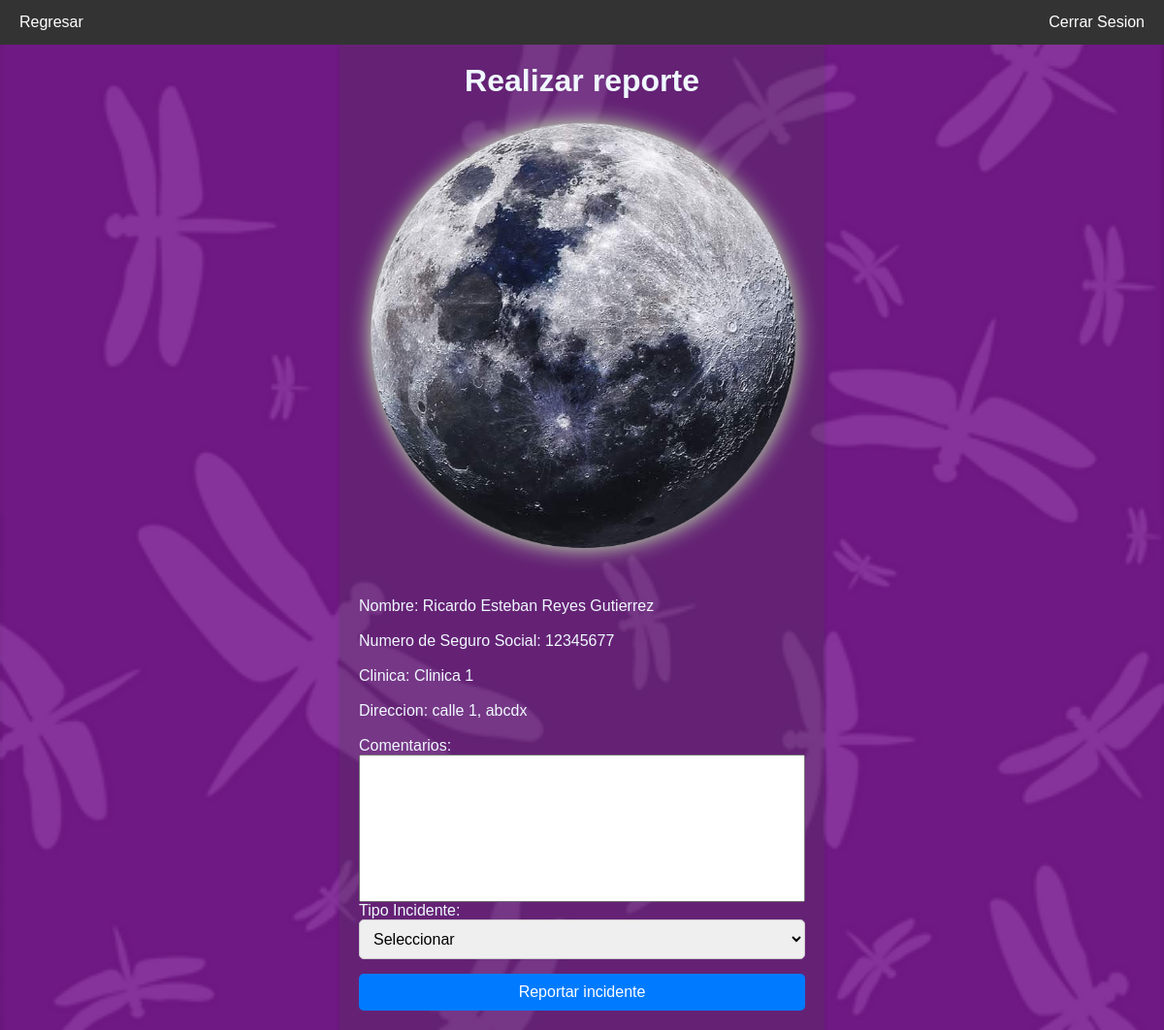
Screenshot of /reporte.php?person=2021451014 (signed in) with the database file from the repository.
### tables this page shows
CREATE TABLE `persona` (
  `idPersona` int(20) NOT NULL,
  `nombre` varchar(100) DEFAULT NULL,
  `apPaterno` varchar(100) DEFAULT NULL,
  `apMaterno` varchar(100) DEFAULT NULL,
  `telefono` varchar(20) DEFAULT NULL,
  `correo` varchar(100) DEFAULT NULL,
  `sexo` varchar(10) DEFAULT NULL,
  `idTipoPersona` int(11) DEFAULT NULL
);

CREATE TABLE `usuario` (
  `idPersona` int(11) DEFAULT NULL,
  `pass` varchar(100) DEFAULT NULL,
  `imagen` varchar(255) DEFAULT NULL,
  `idRol` int(11) DEFAULT NULL
);

CREATE TABLE `expediente` (
  `idPersona` int(11) DEFAULT NULL,
  `nss` varchar(100) DEFAULT NULL,
  `vigenciaDerechos` varchar(100) DEFAULT NULL,
  `tipoSangre` varchar(100) DEFAULT NULL,
  `fechaNacimiento` date DEFAULT NULL,
  `direccion` varchar(255) DEFAULT NULL,
  `condMedicas` varchar(255) DEFAULT NULL,
  `clinica` varchar(100) DEFAULT NULL,
  `idEstadoCivil` int(11) DEFAULT NULL,
  `idCarrera` int(11) DEFAULT NULL,
  `idTutor` int(11) DEFAULT NULL
);

### reporte.php (the view, shortened to what this page needs)
<?php
$pdo = Database::getInstance();
$idPersona = isset($_GET['person']) ? $_GET['person'] : 'Desconocido';
?>
<!DOCTYPE html>
<html lang="en">
<head>
    <link rel="stylesheet" href="assets/css/base.css">
    <link rel="stylesheet" href="assets/css/layout.css">
    <link rel="stylesheet" href="assets/css/components.css">
</head>
<body>
    <?php
        try {
            $sql = "
            SELECT CONCAT(p.nombre,' ',p.apPaterno,' ',p.apMaterno) as nombre,
            e.nss, e.clinica, e.direccion, p.sexo, u.imagen
            FROM persona p
            JOIN expediente e ON e.idPersona = p.idPersona
            JOIN usuario u ON u.idPersona = p.idPersona
            WHERE p.idPersona = :idPersona;
            ";
            $stmt = $pdo->prepare($sql);
            $stmt->bindParam(':idPersona', $idPersona, PDO::PARAM_INT);
            $stmt->execute();
            $datosPersona = $stmt->fetch(PDO::FETCH_ASSOC);
        } catch (PDOException $e) {
            echo 'Query failed: ' . $e->getMessage();
        }
    ?>
    <div class="container centered">
        <div class="card" style="text-align: left;">
            <div class="navbar">
                <a href="compañeros.php">Regresar</a>
                <a href='index.php?exit=true' style="float: right;">Cerrar Sesion</a>
            </div>
            <div class="title">
                <h1>Realizar reporte</h1>
            </div>
            <img src="<?php echo ($datosPersona['imagen'] == '' ? 'assets/imgs/usuariofoto.png' : $datosPersona['imagen'] );?>" alt="Foto de Perfil" class="profile-foto">
            <br><p >Nombre: <?php echo $datosPersona['nombre'];?></p>
            <br><p >Numero de Seguro Social: <?php echo $datosPersona['nss'];?> </p>
            <br><p >Clinica: <?php echo $datosPersona['clinica'];?></p>
            <br><p >Direccion: <?php echo $datosPersona['direccion'];?></p>
            <br>
            <form action="controller/reportarIncidente.php" class="form" id="reporte" method="POST">
                <label>Comentarios:</label>
                <textarea name="comentarios" rows="10" cols="50" ></textarea>
                <label >Tipo Incidente:</label>
                <?php
                    echo "
                    <select name='idTipoIncidente' required>
                    <option value='' selected >Seleccionar</option>
                    ";
                    echo "</select>";
                ?>
                <button type="submit" class="btn-primary">Reportar incidente</button>
            </form>
        </div>
    </div>
</body>
</html>

### assets/css/base.css (style rules this page uses)
* { margin: 0; padding: 0; box-sizing: border-box; }
body { font-family: Arial, sans-serif; background-color: #cfd8dc; display: flex; justify-content: center; align-items: center; background-image: url("../imgs/fondo-morado.png"); background-repeat: no-repeat, repeat; background-size: cover; background-position: center; background-attachment: fixed; }
a { text-decoration: none; color: inherit; cursor: pointer; }
h1, h2, h3, h4, h5, h6 { margin-bottom: 1rem; }
textarea { resize: none; }

### assets/css/layout.css (style rules this page uses)
.container { width: 100%; max-width: 1200px; margin: 0 auto; margin-top: 45px; }
.centered { display: flex; justify-content: center; align-items: center; height: 100%; }
.card { background-color: #4745483e; padding: 20px; box-shadow: 0 2px 4px rgba(0, 0, 0, 0.1); width: 100%; height: 100%; max-width: 500px; min-height: 100vh; box-sizing: border-box; color: aliceblue; }
.title { text-align: center; }
.navbar { width: 100%; background-color: #333; overflow: hidden; position: fixed; top: 0; left: 0; z-index: 1000; }
.navbar a { float: left; display: block; color: white; text-align: center; padding: 14px 20px; text-decoration: none; }

### assets/css/components.css (style rules this page uses)
.form { display: flex; flex-direction: column; }
.form input, select { padding: 10px; margin-bottom: 15px; border: 1px solid #ccc; border-radius: 5px; font-size: 16px; }
.form .btn-primary { padding: 10px; border: none; border-radius: 5px; background-color: #007bff; color: white; font-size: 16px; cursor: pointer; transition: background-color 0.3s ease; }
.card img { display: block; max-width: 100%; height: auto; margin: 0 auto 20px; }
.card .profile-foto { border-radius: 50%; filter: drop-shadow(0 0 0.70rem #c8f8b1); }

### rows the page displays
persona: usuario.imagen (picture), expediente.nss "12345677", expediente.clinica "Clinica 1", expediente.direccion "calle 1, abcdx"

### other values shown
$datosPersona['nombre'] "Ricardo Esteban Reyes Gutierrez"
